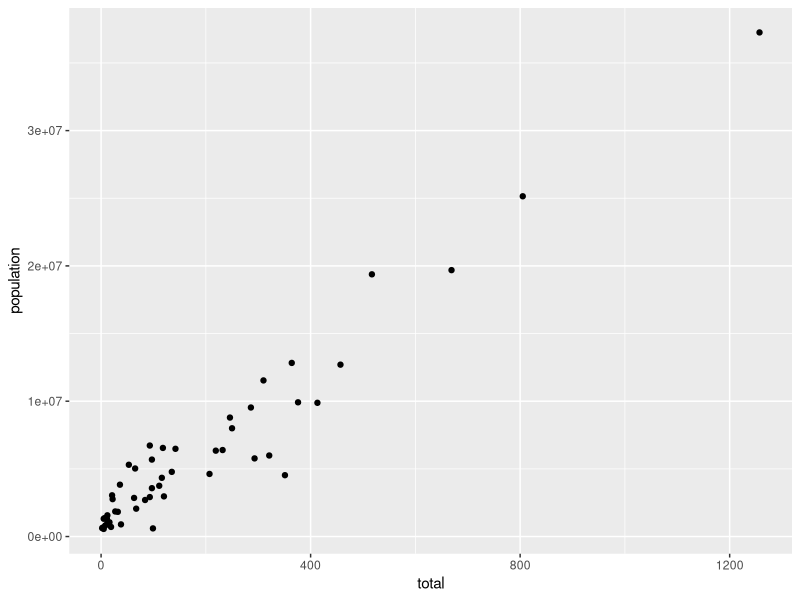

This chart was generated by the following R code:
# Instructions
# Note that if we don't use argument names, we can obtain the same plot by making sure 
# we enter the variable names in the desired order:

# murders %>% ggplot(aes(population, total)) +
#   geom_point()

# Instructions
# Remake the plot but flip the axes so that total is on the x-axis and population is on the y-axis.

library(dplyr)
library(ggplot2)
library(dslabs)
data(murders)

#cria um gráfico de dispersão invertendo os eixos (total no eixo x e população no eixo y)
murders %>% ggplot(aes(total, population)) +
  geom_point()
